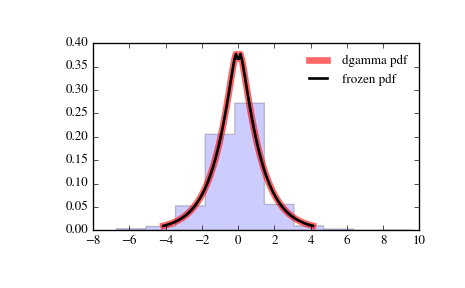

Python code for this plot:
from scipy.stats import dgamma
import matplotlib.pyplot as plt
fig, ax = plt.subplots(1, 1)

# Calculate a few first moments:

a = 1.1
mean, var, skew, kurt = dgamma.stats(a, moments='mvsk')

# Display the probability density function (``pdf``):

x = np.linspace(dgamma.ppf(0.01, a),
                dgamma.ppf(0.99, a), 100)
ax.plot(x, dgamma.pdf(x, a),
       'r-', lw=5, alpha=0.6, label='dgamma pdf')

# Alternatively, the distribution object can be called (as a function)
# to fix the shape, location and scale parameters. This returns a "frozen"
# RV object holding the given parameters fixed.

# Freeze the distribution and display the frozen ``pdf``:

rv = dgamma(a)
ax.plot(x, rv.pdf(x), 'k-', lw=2, label='frozen pdf')

# Check accuracy of ``cdf`` and ``ppf``:

vals = dgamma.ppf([0.001, 0.5, 0.999], a)
np.allclose([0.001, 0.5, 0.999], dgamma.cdf(vals, a))
# True

# Generate random numbers:

r = dgamma.rvs(a, size=1000)

# And compare the histogram:

ax.hist(r, normed=True, histtype='stepfilled', alpha=0.2)
ax.legend(loc='best', frameon=False)
plt.show()
